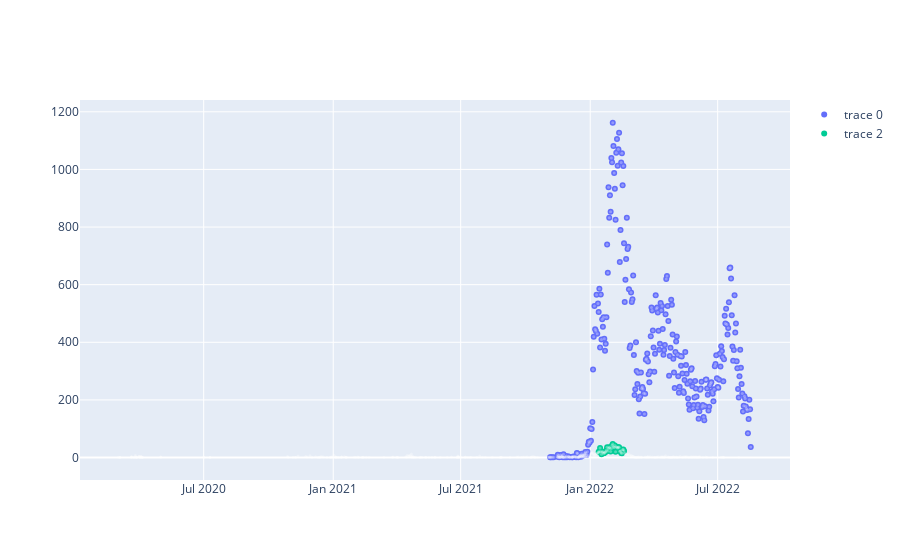

Write notebook code for a chart like this one.
### Code cell
# trial of pulling out targets and plotting

fig_2 = make_subplots()
outputs = ('notifications', "hospital_admissions", "hospital_occupancy",)

for output in outputs:
    if output in targets:
        fig_2.add_traces(go.Scatter(x=targets.index, y=targets[output], mode='markers'))
        
    if output in all_targets and len(all_targets[output]) > 0:
        fig_2.add_trace(go.Scatter(x=all_targets[output].index, y=all_targets[output],
                                 mode='markers',
                                 marker=dict(color="rgba(255,255,255, 0.3)", size=3),
                                 showlegend=False))
    
fig_2.show()

### Figure 1 — Plotly figure (JSON) as saved in the notebook; plotly's stock layout.template omitted (floating-point values rounded to 4 significant figures; data arrays with more than 128 entries replaced by an {"elided": "..."} marker saying what was removed)
{"data": [{"mode": "markers", "type": "scatter", "x": {"elided": "278 str values"}, "y": {"elided": "278 int values"}}, {"marker": {"color": "rgba(255,255,255, 0.3)", "size": 3}, "mode": "markers", "showlegend": false, "type": "scatter", "x": {"elided": "393 str values"}, "y": {"elided": "393 int values"}}, {"mode": "markers", "type": "scatter", "x": {"elided": "278 str values"}, "y": {"elided": "278 int values"}}, {"marker": {"color": "rgba(255,255,255, 0.3)", "size": 3}, "mode": "markers", "showlegend": false, "type": "scatter", "x": {"elided": "204 str values"}, "y": {"elided": "204 int values"}}], "layout": {"xaxis": {"anchor": "y", "domain": [0, 1]}, "yaxis": {"anchor": "x", "domain": [0, 1]}}}
